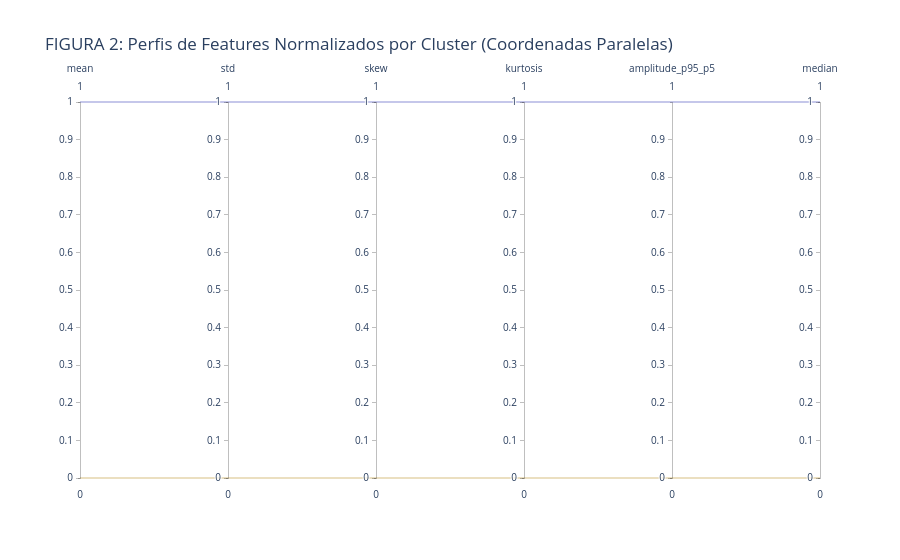

The notebook cell saved with this chart:
### Markdown cell above
## 3.2 Feature Profiles of the Identified Clusters

The centroid (mean feature profile) of each K-Means cluster is computed below (Table 1). Kruskal-Wallis tests confirm statistical separability.

### Code cell
# =============================================================================
# 14. CLUSTER PROFILES AND STATISTICAL TESTS
# =============================================================================
logger.info("Starting Step 3.2: Cluster Profile Analysis...")

# Compute centroids (means) of each cluster in the original feature space
cluster_profiles_mean = feature_matrix_final.groupby('cluster_kmeans')[features_to_use].mean()

# --- TABLE 1: Cluster Profiles (Centroids) ---
print("\n--- Table 1: Feature Profiles of Clusters (Centroids) ---")
# Transpor para melhor legibilidade
print(cluster_profiles_mean.T.to_markdown(floatfmt=".3f"))

# --- Statistical Significance Test ---
# We use Kruskal-Wallis (non-parametric) as we cannot assume normality
logger.info("Performing Kruskal-Wallis test for feature significance...")
kruskal_results = {}
for feature in features_to_use:
    # Collect feature data for each cluster group
    groups = [
        feature_matrix_final[feature_matrix_final['cluster_kmeans'] == k][feature].dropna()
        for k in range(k_best)
    ]
    
    # Perform the H test
    try:
        h_stat, p_value = stats.kruskal(*groups)
        kruskal_results[feature] = p_value
    except ValueError as e:
        logger.warning(f"Could not compute Kruskal-Wallis for {feature}: {e}")
        kruskal_results[feature] = np.nan

print("\n--- Kruskal-Wallis Test Results (p-value) ---")
print("Null Hypothesis: The feature median is the same across all clusters.")
for feature, p_val in kruskal_results.items():
    print(f"Feature: {feature:<18} | p-valor: {p_val:.2e} "
          f"({'Significant' if p_val < 0.01 else 'Not Significant'})")

# --- Visualisation: Parallel Coordinates (FIGURE 2) ---
# We need to normalise centroids for plotting (0-1 scale)
scaler = MinMaxScaler()
profiles_normed = scaler.fit_transform(cluster_profiles_mean)
profiles_normed_df = pd.DataFrame(
    profiles_normed, 
    columns=features_to_use, 
    index=cluster_profiles_mean.index
)
profiles_normed_df = profiles_normed_df.reset_index().rename(columns={'index': 'cluster_kmeans'})

logger.info("Gerando Figura 2: Gráfico de Coordenadas Paralelas (Plotly)...")

# Criar a figura com Plotly [31, 32]
fig_parcoords = go.Figure(data=
    go.Parcoords(
        line=dict(
            color=profiles_normed_df['cluster_kmeans'],
            colorscale=px.colors.qualitative.Plotly, # Categorical palette
            showscale=False
        ),
        dimensions=[
            dict(label=col, values=profiles_normed_df[col]) for col in features_to_use
        ]
    )
)

fig_parcoords.update_layout(
    title='FIGURA 2: Perfis de Features Normalizados por Cluster (Coordenadas Paralelas)',
    font=dict(size=12)
)


fig_parcoords.write_html(os.path.join(FIG_DIR, "09_FIGURA_PRINCIPAL_Parallel_Coordinates.html"))
fig_parcoords.show()

### Figure 1 — Plotly figure (JSON) as saved in the notebook; plotly's stock layout.template omitted (floating-point values rounded to 4 significant figures)
{"data": [{"dimensions": [{"label": "mean", "values": [1.0, 0.0]}, {"label": "std", "values": [1.0, 0.0]}, {"label": "skew", "values": [1.0, 0.0]}, {"label": "kurtosis", "values": [1.0, 0.0]}, {"label": "amplitude_p95_p5", "values": [1.0, 0.0]}, {"label": "median", "values": [1.0, 0.0]}], "line": {"color": [0, 1], "colorscale": [[0, "#636EFA"], [0.1111, "#EF553B"], [0.2222, "#00CC96"], [0.3333, "#AB63FA"], [0.4444, "#FFA15A"], [0.5556, "#19D3F3"], [0.6667, "#FF6692"], [0.7778, "#B6E880"], [0.8889, "#FF97FF"], [1, "#FECB52"]], "showscale": false}, "type": "parcoords"}], "layout": {"font": {"size": 12}, "title": {"text": "FIGURA 2: Perfis de Features Normalizados por Cluster (Coordenadas Paralelas)"}}}
